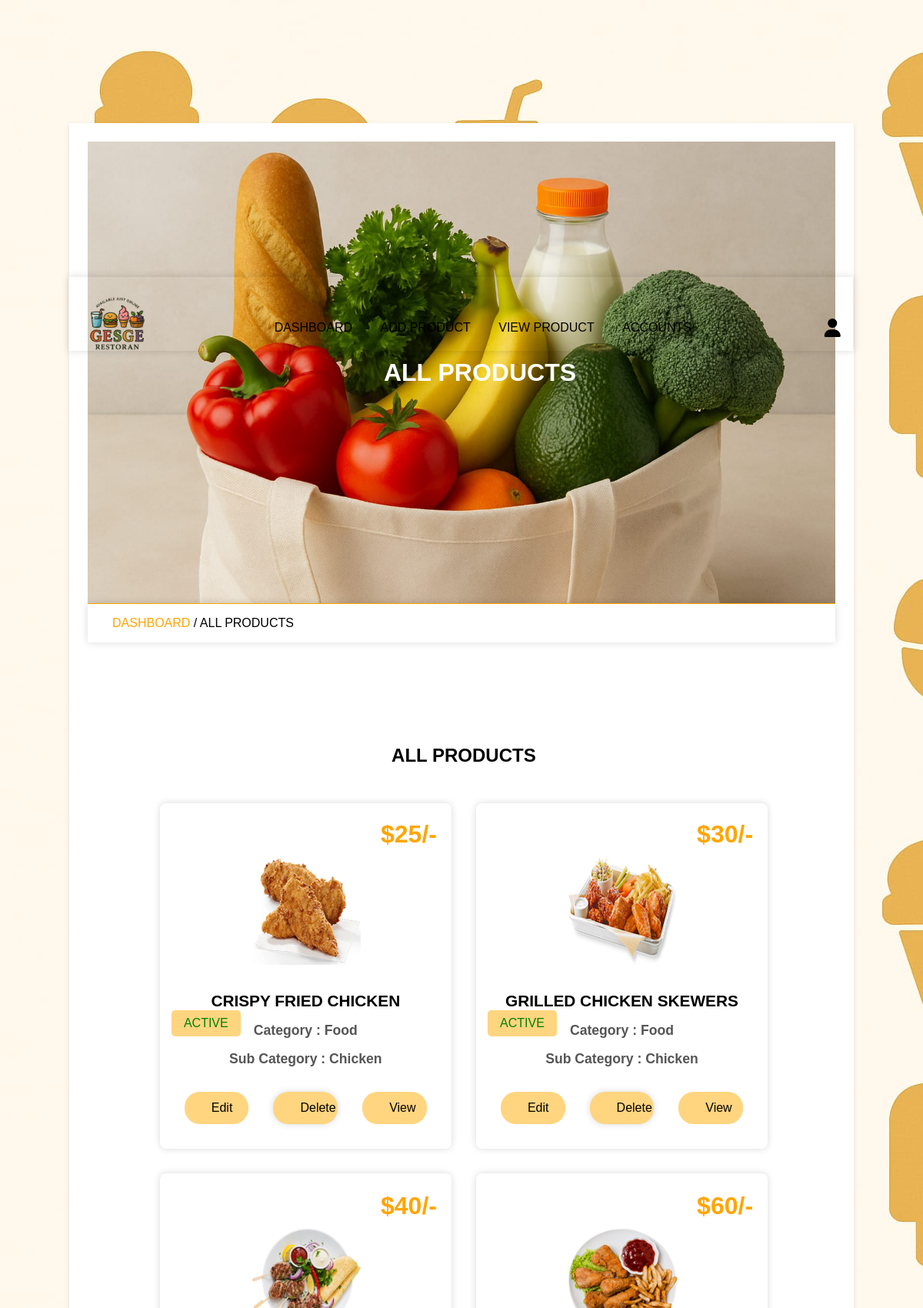
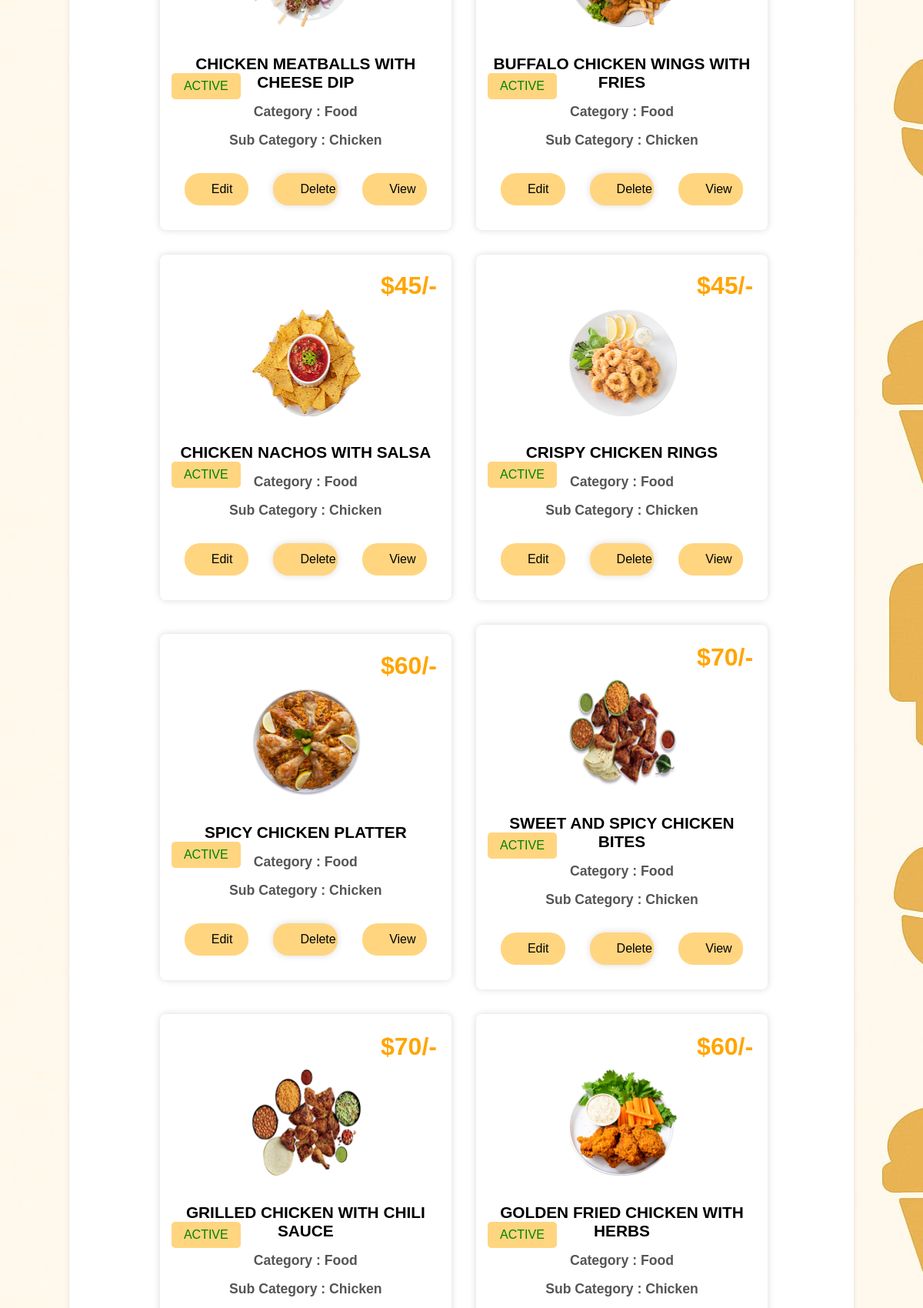
Page /admin/view_active.php (signed in, upper part) on the committed database (2 pictures, top to bottom).
### tables this page shows
CREATE TABLE `products` (
  `id` int(11) NOT NULL,
  `name_product` varchar(100) NOT NULL,
  `category_id` int(10) UNSIGNED DEFAULT NULL,
  `sub_category_id` int(11) UNSIGNED DEFAULT NULL,
  `product_detail` text DEFAULT NULL,
  `status` varchar(20) NOT NULL DEFAULT 'active'
);

CREATE TABLE `categories` (
  `id` int(10) UNSIGNED NOT NULL,
  `name` varchar(50) NOT NULL
);

CREATE TABLE `sub_categories` (
  `id` int(10) UNSIGNED NOT NULL,
  `name` varchar(50) NOT NULL,
  `category_id` int(10) UNSIGNED DEFAULT NULL
);

CREATE TABLE `product_image` (
  `id` int(11) NOT NULL,
  `product_id` int(11) NOT NULL,
  `image` varchar(100) NOT NULL,
  `price` decimal(11,0) NOT NULL
);

### admin/view_active.php (the view, shortened to what this page needs)
<?php
    include '../components/connection.php';
?>
<!DOCTYPE html>
<html>
<head>
    <link rel="stylesheet" href="../fontawasome/css/all.min.css">
    <link rel="stylesheet"  href="../admin_css/admin_style.css?v=<?php echo time(); ?>">
</head>
<body>
    <?php include '../admin_components/admin_header.php'; ?>
    <div class="main">
        <div class="banner">
            <h1>all products</h1>
        </div>
        <div class="title2">
            <a href="dashboard.php">dashboard  </a> <span>/ all products</span>
        </div>
        <section class="show-post">
            <h1 class="heading">all products</h1>
            <div class="box-container">
                <?php
                    $select_products = $conn->prepare("SELECT products.id,
                                                        products.name_product,
                                                        product_image.image,
                                                        product_image.price,
                                                        products.status,
                                                        categories.name AS category_name,
                                                        sub_categories.name AS sub_name
                                                        FROM products
                                                        JOIN product_image ON products.id = product_image.product_id JOIN categories ON products.category_id = categories.id JOIN sub_categories ON products.sub_category_id = sub_categories.id WHERE status ='active'");
                    $select_products -> execute();
                    if ($select_products->rowCount() > 0) {
                        while ($fetch_products = $select_products->fetch(PDO::FETCH_ASSOC))
                        {
                            $img_path = "../image/" .strtolower($fetch_products['category_name'])."/".strtolower($fetch_products['sub_name'])."/" .$fetch_products['image'];
                ?>
                <form action="" method="post" class="box">
                    <img src="<?= $img_path ?>" class="image">
                    <div class="status" style="color: <?php if($fetch_products['status']=='active'){echo "green";}else{echo "red";} ?>;"><?= $fetch_products['status']; ?></div>
                    <div class="title"><?= $fetch_products['name_product']; ?></div>
                    <div class="category">Category : <?= $fetch_products['category_name']; ?></div>
                    <div class="sub-category">Sub Category : <?= $fetch_products['sub_name']; ?></div>
                    <div class="price">$<?= $fetch_products['price']; ?>/-</div>
                    <div class="flex-btn">
                        <a href="edit_product.php?id=<?= $fetch_products['id']; ?>" class="btn">edit</a>
                        <button type="submit" name="delete" class="btn" onclick="return confirm('delete this product');">delete</button>
                        <a href="read_product.php?id=<?= $fetch_products['id']; ?>" class="btn">view</a>
                    </div>
                </form>
                <?php
                        }
                    }else{
                        echo '
                            <div class="empty">
                                <p>no product added yet! <br> <a href="add_product.php" style="margin-top: 1.5rem;" class="btn">add product</a></p>
                            </div>
                        ';
                    }
                ?>
            </div>
        </section>
    </div>
</body>
</html>

### admin_css/admin_style.css (style rules this page uses)
* { padding: 0; margin: 0; box-sizing: border-box; }
:root { --orange: #FFA500; --light-orange: #FFD580; --box-shadow: 0 0 10px rgba(0 0 0/15%); --text-shadow: 1px 1px 3px rgba(245, 173, 79, 0.5); }
html { font-size: 16px; font-family: sans-serif; --ms-overflow-style: scrollbar; --ms-text-size-adjust: 100%; --webkit-text-size-adjust: 100%; }
body { background-image: url('../images/bg1.jpg'); width: 100%; }
.main { width: 85vw; background: #fff; box-shadow: 0 2px 6px 0 rgb(0 0 0/10%); margin: 1rem auto; margin-top: 10rem; padding: 2%; }
a { text-decoration: none; }
.btn { line-height: 2; background-color: var(--light-orange); padding: 5px 35px; display: inline-block; border-radius: 20px; color: #000; text-transform: capitalize; font-family: inherit; cursor: pointer; font-size: 16px; user-select: none; position: relative; overflow: hidden; vertical-align: middle; transition: color .3s ease; z-index: 2; }
.btn::before { position: absolute; content: ''; left: 0; top: 0; background: var(--orange); color: #fff; height: 100%; width: 0; z-index: -1; transition: width .3s ease; }
input, textarea, button, select { background: transparent; border-radius: 20px; padding: 1rem; border: none; outline: none; width: 100%; margin: 1rem 0; box-shadow: var(--box-shadow); font-size: 20px; }
.box-container { display: grid; grid-template-columns: repeat(auto-fit, minmax(20rem, 1fr)); align-items: center; justify-content: center; }
.box-container .box { margin: 1rem; }
.heading { text-align: center; text-transform: uppercase; padding: 1rem; margin-bottom: 1rem; }
section, .post-editor { width: 75vw; min-height: 100vw; border-radius: 10px; padding: 4%; margin: 8% 4%; margin-bottom: 2%; }
.flex-btn { display: flex; justify-content: space-evenly; }
.flex-btn .btn { margin: 1rem; }
.banner { background-image: url('../images/slider4.jpg'); background-size: cover; background-position: center; background-color: var(--orange); width: 100%; height: 50vw; text-align: center; display: flex; justify-content: center; align-items: center; }
.banner h1 { text-transform: uppercase; color: #fff; margin-left: 3rem; }
.title2 { border-top: 1px solid var(--orange); padding: 1rem 2rem; text-transform: uppercase; box-shadow: var(--box-shadow); }
.title2 a { color: var(--orange); }
.show-post .box-container .box { position: relative; margin: 1rem; min-height: 20vh; box-shadow: var(--box-shadow); padding: 1rem; border-radius: .5rem; }
.show-post .box-container .box .image { width: 50%; height: 13rem; object-fit: contain; padding: 1rem; margin: 1.3rem 5.5rem; }
.show-post .box-container .box .status { position: absolute; left: 4%; text-transform: uppercase; font-size: 1rem; padding: .5rem 1rem; margin-bottom: 1rem; border-radius: .3rem; display: inline-block; margin-bottom: 1rem; background: var(--light-orange); }
.show-post .box-container .box .price { position: absolute; right: 5%; top: 5%; font-size: 2rem; font-weight: bold; color: var(--orange); }
.show-post .box-container .box .title { font-size: 1.3rem; text-transform: uppercase; font-weight: bold; margin-bottom: 1rem; margin-top: -1.5rem; text-align: center; }
.show-post .box-container .box .category { font-size: 1.1rem; text-transform: capitalize; font-weight: bold; color: #555; margin: 1rem 0; text-align: center; }
.show-post .box-container .box .sub-category { font-size: 1.1rem; text-transform: capitalize; font-weight: bold; color: #555; margin: 1rem 0; text-align: center; }
.show-post .box-container .box .flex-btn .btn { width: 33%; text-align: center; }
.box-container .status { position: absolute; left: 5%; text-transform: uppercase; font-size: 1rem; margin-bottom: 1rem; padding: .5rem 1.5rem; display: inline-block; background: var(--light-orange); border-radius: .5rem; }

### rows in the picture
products: category.image (picture), status "ACTIVE", name_product "CRISPY FRIED CHICKEN", category.name "Food", sub_category.name "Chicken", product_image.price "25"
products: category.image (picture), status "ACTIVE", name_product "GRILLED CHICKEN SKEWERS", category.name "Food", sub_category.name "Chicken", product_image.price "30"
products: category.image (picture), status "ACTIVE", name_product "CHICKEN MEATBALLS WITH CHEESE DIP", category.name "Food", sub_category.name "Chicken", product_image.price "40"
products: category.image (picture), status "ACTIVE", name_product "BUFFALO CHICKEN WINGS WITH FRIES", category.name "Food", sub_category.name "Chicken", product_image.price "60"
products: category.image (picture), status "ACTIVE", name_product "CHICKEN NACHOS WITH SALSA", category.name "Food", sub_category.name "Chicken", product_image.price "45"
products: category.image (picture), status "ACTIVE", name_product "CRISPY CHICKEN RINGS", category.name "Food", sub_category.name "Chicken", product_image.price "45"
products: category.image (picture), status "ACTIVE", name_product "SPICY CHICKEN PLATTER", category.name "Food", sub_category.name "Chicken", product_image.price "60"
products: category.image (picture), status "ACTIVE", name_product "SWEET AND SPICY CHICKEN BITES", category.name "Food", sub_category.name "Chicken", product_image.price "70"
products: category.image (picture), status "ACTIVE", name_product "GRILLED CHICKEN WITH CHILI SAUCE", category.name "Food", sub_category.name "Chicken", product_image.price "70"
products: category.image (picture), status "ACTIVE", name_product "GOLDEN FRIED CHICKEN WITH HERBS", category.name "Food", sub_category.name "Chicken", product_image.price "60"
